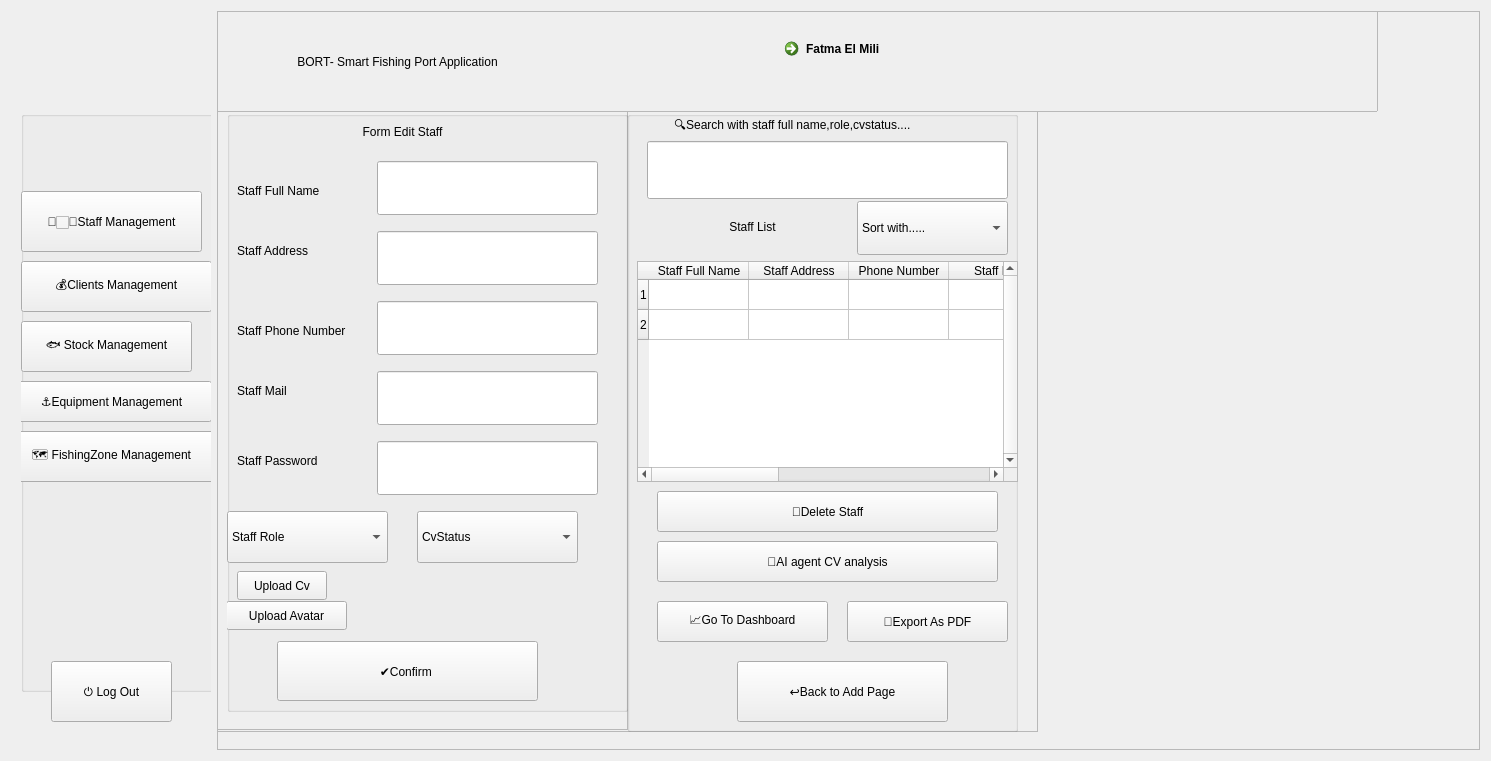
     <widget class="QWidget" name="layoutWidget_2">
      <property name="geometry">
       <rect>
        <x>0</x>
        <y>-10</y>
        <width>1491</width>
        <height>761</height>
       </rect>
      </property>
      <layout class="QHBoxLayout" name="horizontalLayout_4">
       <item>
        <widget class="QFrame" name="sidebarMenu_U">
         <property name="minimumSize">
          <size>
           <width>200</width>
           <height>0</height>
          </size>
         </property>
         <property name="maximumSize">
          <size>
           <width>200</width>
           <height>16777215</height>
          </size>
         </property>
         <property name="frameShape">
          <enum>QFrame::Shape::NoFrame</enum>
         </property>
         <property name="frameShadow">
          <enum>QFrame::Shadow::Raised</enum>
         </property>
         <widget class="QGroupBox" name="groupBox_U">
          <property name="geometry">
           <rect>
            <x>10</x>
            <y>100</y>
            <width>200</width>
            <height>581</height>
           </rect>
          </property>
          <property name="minimumSize">
           <size>
            <width>200</width>
            <height>0</height>
           </size>
          </property>
          <property name="maximumSize">
           <size>
            <width>200</width>
            <height>16777215</height>
           </size>
          </property>
          <property name="title">
           <string/>
          </property>
          <widget class="QPushButton" name="staffmanagementBTN_U">
           <property name="geometry">
            <rect>
             <x>0</x>
             <y>80</y>
             <width>181</width>
             <height>61</height>
            </rect>
           </property>
           <property name="text">
            <string>👩🏻‍💼Staff Management</string>
           </property>
           <property name="active" stdset="0">
            <bool>true</bool>
           </property>
          </widget>
          <widget class="QPushButton" name="clientsmanagementBTN_U">
           <property name="geometry">
            <rect>
             <x>0</x>
             <y>150</y>
             <width>191</width>
             <height>51</height>
            </rect>
           </property>
           <property name="text">
            <string>💰Clients Management</string>
           </property>
          </widget>
          <widget class="QPushButton" name="stockmanagementBTN_U">
           <property name="geometry">
            <rect>
             <x>0</x>
             <y>210</y>
             <width>171</width>
             <height>51</height>
            </rect>
           </property>
           <property name="text">
            <string>🐟 Stock Management</string>
           </property>
          </widget>
          <widget class="QPushButton" name="fishingzonemanagementBTN_U">
           <property name="geometry">
            <rect>
             <x>-20</x>
             <y>320</y>
             <width>221</width>
             <height>51</height>
            </rect>
           </property>
           <property name="text">
            <string>🗺️ FishingZone Management</string>
           </property>
          </widget>
          <widget class="QPushButton" name="equipmentmanagementBTN_U">
           <property name="geometry">
            <rect>
             <x>-10</x>
             <y>270</y>
             <width>201</width>
             <height>41</height>
            </rect>
           </property>
           <property name="text">
            <string>⚓Equipment Management</string>
           </property>
          </widget>
         </widget>
         <widget class="QLabel" name="logoheader_U">
          <property name="geometry">
           <rect>
            <x>0</x>
            <y>10</y>
            <width>181</width>
            <height>151</height>
           </rect>
          </property>
          <property name="text">
           <string/>
          </property>
          <property name="pixmap">
           <pixmap resource="Ressources.qrc">:/Images/logoHeader1.png</pixmap>
          </property>
         </widget>
         <widget class="QPushButton" name="logOutBTN_U">
          <property name="geometry">
           <rect>
            <x>40</x>
            <y>650</y>
            <width>121</width>
            <height>61</height>
           </rect>
          </property>
          <property name="text">
           <string>⏻ Log Out</string>
          </property>
         </widget>
        </widget>
       </item>
       <item>
        <widget class="QFrame" name="contenumain_U">
         <property name="frameShape">
          <enum>QFrame::Shape::StyledPanel</enum>
         </property>
         <property name="frameShadow">
          <enum>QFrame::Shadow::Raised</enum>
         </property>
         <property name="active" stdset="0">
          <bool>true</bool>
         </property>
         <widget class="QWidget" name="verticalLayoutWidget_4">
          <property name="geometry">
           <rect>
            <x>-270</x>
            <y>0</y>
            <width>1431</width>
            <height>101</height>
           </rect>
          </property>
          <layout class="QVBoxLayout" name="verticalLayout_5">
           <item>
            <widget class="QFrame" name="header_U">
             <property name="frameShape">
              <enum>QFrame::Shape::StyledPanel</enum>
             </property>
             <property name="frameShadow">
              <enum>QFrame::Shadow::Raised</enum>
             </property>
             <widget class="QLabel" name="titreHeader_U">
              <property name="geometry">
               <rect>
                <x>220</x>
                <y>20</y>
                <width>461</width>
                <height>61</height>
               </rect>
              </property>
              <property name="text">
               <string>BORT- Smart Fishing Port Application</string>
              </property>
              <property name="alignment">
               <set>Qt::AlignmentFlag::AlignCenter</set>
              </property>
             </widget>
             <widget class="QCommandLinkButton" name="userprofiledetails_U">
              <property name="geometry">
               <rect>
                <x>830</x>
                <y>20</y>
                <width>211</width>
                <height>51</height>
               </rect>
              </property>
              <property name="text">
               <string>Fatma El Mili</string>
              </property>
             </widget>
             <widget class="QLabel" name="avatar_U">
              <property name="geometry">
               <rect>
                <x>990</x>
                <y>20</y>
                <width>46</width>
                <height>46</height>
               </rect>
              </property>
              <property name="text">
               <string/>
              </property>
              <property name="pixmap">
               <pixmap resource="Ressources.qrc">:/Images/avatar.png</pixmap>
              </property>
             </widget>
            </widget>
           </item>
          </layout>
         </widget>
         <widget class="QWidget" name="layoutWidget_3">
          <property name="geometry">
           <rect>
            <x>-10</x>
            <y>100</y>
            <width>831</width>
            <height>621</height>
           </rect>
          </property>
          <layout class="QHBoxLayout" name="horizontalLayout_5">
           <item>
            <widget class="QFrame" name="liststaff_U">
             <property name="frameShape">
              <enum>QFrame::Shape::StyledPanel</enum>
             </property>
             <property name="frameShadow">
              <enum>QFrame::Shadow::Raised</enum>
             </property>
             <widget class="QFrame" name="formAddStaff_U">
              <property name="geometry">
               <rect>
                <x>10</x>
                <y>0</y>
                <width>411</width>
                <height>619</height>
               </rect>
              </property>
              <property name="frameShape">
               <enum>QFrame::Shape::StyledPanel</enum>
              </property>
              <property name="frameShadow">
               <enum>QFrame::Shadow::Raised</enum>
              </property>
              <widget class="QGroupBox" name="formcontdd_U">
               <property name="geometry">
                <rect>
                 <x>10</x>
                 <y>0</y>
                 <width>401</width>
                 <height>601</height>
                </rect>
               </property>
               <property name="title">
                <string/>
               </property>
               <widget class="QLabel" name="labeladdstaff_U">
                <property name="geometry">
                 <rect>
                  <x>100</x>
                  <y>0</y>
                  <width>151</width>
                  <height>41</height>
                 </rect>
                </property>
                <property name="text">
                 <string>Form Edit Staff</string>
                </property>
                <property name="alignment">
                 <set>Qt::AlignmentFlag::AlignCenter</set>
                </property>
               </widget>
               <widget class="QComboBox" name="role_U">
                <property name="geometry">
                 <rect>
                  <x>0</x>
                  <y>400</y>
                  <width>161</width>
                  <height>52</height>
                 </rect>
                </property>
                <item>
                 <property name="text">
                  <string>Staff Role</string>
                 </property>
                </item>
                <item>
                 <property name="text">
                  <string>Admin</string>
                 </property>
                </item>
                <item>
                 <property name="text">
                  <string>An accountant</string>
                 </property>
                </item>
                <item>
                 <property name="text">
                  <string>Human resource</string>
                 </property>
                </item>
                <item>
                 <property name="text">
                  <string>Regulatory manager</string>
                 </property>
                </item>
                <item>
                 <property name="text">
                  <string>Fisherman</string>
                 </property>
                </item>
                <item>
                 <property name="text">
                  <string>Security</string>
                 </property>
                </item>
                <item>
                 <property name="text">
                  <string/>
                 </property>
                </item>
               </widget>
               <widget class="QLabel" name="staffnamelabel_U">
                <property name="geometry">
                 <rect>
                  <x>10</x>
                  <y>70</y>
                  <width>131</width>
                  <height>20</height>
                 </rect>
                </property>
                <property name="text">
                 <string>Staff Full Name</string>
                </property>
               </widget>
               <widget class="QLineEdit" name="staffnameedit_U">
                <property name="geometry">
                 <rect>
                  <x>150</x>
                  <y>50</y>
                  <width>221</width>
                  <height>54</height>
                 </rect>
                </property>
               </widget>
               <widget class="QLabel" name="staffaddresslabel_U">
                <property name="geometry">
                 <rect>
                  <x>10</x>
                  <y>130</y>
                  <width>111</width>
                  <height>20</height>
                 </rect>
                </property>
                <property name="text">
                 <string>Staff Address</string>
                </property>
               </widget>
               <widget class="QLineEdit" name="staffaddressedit_U">
                <property name="geometry">
                 <rect>
                  <x>150</x>
                  <y>120</y>
                  <width>221</width>
                  <height>54</height>
                 </rect>
                </property>
               </widget>
               <widget class="QLabel" name="tellabel_U">
                <property name="geometry">
                 <rect>
                  <x>10</x>
                  <y>210</y>
                  <width>141</width>
                  <height>20</height>
                 </rect>
                </property>
                <property name="text">
                 <string>Staff Phone Number</string>
                </property>
               </widget>
               <widget class="QLineEdit" name="teledit_U">
                <property name="geometry">
                 <rect>
                  <x>150</x>
                  <y>190</y>
                  <width>221</width>
                  <height>54</height>
                 </rect>
                </property>
               </widget>
               <widget class="QLabel" name="maillabel_U">
                <property name="geometry">
                 <rect>
                  <x>10</x>
                  <y>270</y>
                  <width>151</width>
                  <height>20</height>
                 </rect>
                </property>
                <property name="text">
                 <string>Staff Mail</string>
                </property>
               </widget>
               <widget class="QLineEdit" name="mailedit_U">
                <property name="geometry">
                 <rect>
                  <x>150</x>
                  <y>260</y>
                  <width>221</width>
                  <height>54</height>
                 </rect>
                </property>
               </widget>
               <widget class="QComboBox" name="cvstat_U">
                <property name="geometry">
                 <rect>
                  <x>190</x>
                  <y>400</y>
                  <width>161</width>
                  <height>52</height>
                 </rect>
                </property>
                <item>
                 <property name="text">
                  <string>CvStatus</string>
                 </property>
                </item>
                <item>
                 <property name="text">
                  <string>Rejected</string>
                 </property>
                </item>
                <item>
                 <property name="text">
                  <string>Accepted</string>
                 </property>
                </item>
                <item>
                 <property name="text">
                  <string>Pending</string>
                 </property>
                </item>
                <item>
                 <property name="text">
                  <string/>
                 </property>
                </item>
                <item>
                 <property name="text">
                  <string/>
                 </property>
                </item>
                <item>
                 <property name="text">
                  <string/>
                 </property>
                </item>
                <item>
                 <property name="text">
                  <string/>
                 </property>
                </item>
                <item>
                 <property name="text">
                  <string/>
                 </property>
                </item>
               </widget>
               <widget class="QLabel" name="passlab_U">
                <property name="geometry">
                 <rect>
                  <x>10</x>
                  <y>340</y>
                  <width>141</width>
                  <height>20</height>
                 </rect>
                </property>
                <property name="text">
                 <string>Staff Password</string>
                </property>
               </widget>
               <widget class="QLineEdit" name="passlab_U_2">
                <property name="geometry">
                 <rect>
                  <x>150</x>
                  <y>330</y>
                  <width>221</width>
                  <height>54</height>
                 </rect>
                </property>
               </widget>
               <widget class="QPushButton" name="ubploacvbtn_U">
                <property name="geometry">
                 <rect>
                  <x>10</x>
                  <y>460</y>
                  <width>90</width>
                  <height>29</height>
                 </rect>
                </property>
                <property name="text">
                 <string>Upload Cv</string>
                </property>
               </widget>
               <widget class="QPushButton" name="addstaffbtn_U">
                <property name="geometry">
                 <rect>
                  <x>50</x>
                  <y>530</y>
                  <width>261</width>
                  <height>60</height>
                 </rect>
                </property>
                <property name="text">
                 <string>✔️Confirm </string>
                </property>
               </widget>
               <widget class="QLabel" name="cvpathEdit_U">
                <property name="geometry">
                 <rect>
                  <x>120</x>
                  <y>470</y>
                  <width>271</width>
                  <height>20</height>
                 </rect>
                </property>
                <property name="text">
                 <string/>
                </property>
                <property name="alignment">
                 <set>Qt::AlignmentFlag::AlignCenter</set>
                </property>
               </widget>
               <widget class="QPushButton" name="ubploavatarbtn_U">
                <property name="geometry">
                 <rect>
                  <x>-1</x>
                  <y>490</y>
                  <width>121</width>
                  <height>29</height>
                 </rect>
                </property>
                <property name="text">
                 <string>Upload Avatar</string>
                </property>
               </widget>
               <widget class="QLabel" name="avatarpathEdit_U">
                <property name="geometry">
                 <rect>
                  <x>130</x>
                  <y>490</y>
                  <width>271</width>
                  <height>20</height>
                 </rect>
                </property>
                <property name="text">
                 <string/>
                </property>
                <property name="alignment">
                 <set>Qt::AlignmentFlag::AlignCenter</set>
                </property>
               </widget>
              </widget>
             </widget>
             <widget class="QGroupBox" name="liststaffff_U">
              <property name="geometry">
               <rect>
                <x>420</x>
                <y>0</y>
                <width>391</width>
                <height>621</height>
               </rect>
              </property>
              <property name="title">
               <string/>
              </property>
              <widget class="QLineEdit" name="staffsearchbarre_U">
               <property name="geometry">
                <rect>
                 <x>20</x>
                 <y>30</y>
                 <width>361</width>
                 <height>58</height>
                </rect>
               </property>
               <property name="text">
                <string/>
               </property>
              </widget>
              <widget class="QComboBox" name="sortstaff_U">
               <property name="geometry">
                <rect>
                 <x>230</x>
                 <y>90</y>
                 <width>151</width>
                 <height>54</height>
                </rect>
               </property>
               <item>
                <property name="text">
                 <string>Sort with.....</string>
                </property>
               </item>
               <item>
                <property name="text">
                 <string>Staff Full Name</string>
                </property>
               </item>
               <item>
                <property name="text">
                 <string>Staff Role</string>
                </property>
               </item>
               <item>
                <property name="text">
                 <string>Staff CvStatus</string>
                </property>
               </item>
              </widget>
              <widget class="QLabel" name="stafflistlabel_U">
               <property name="geometry">
                <rect>
                 <x>30</x>
                 <y>90</y>
                 <width>191</width>
                 <height>51</height>
                </rect>
               </property>
               <property name="text">
                <string>Staff List</string>
               </property>
               <property name="alignment">
                <set>Qt::AlignmentFlag::AlignCenter</set>
               </property>
              </widget>
              <widget class="QTableWidget" name="tablestaff_U">
               <property name="geometry">
                <rect>
                 <x>10</x>
                 <y>150</y>
                 <width>381</width>
                 <height>221</height>
                </rect>
               </property>
               <property name="verticalScrollBarPolicy">
                <enum>Qt::ScrollBarPolicy::ScrollBarAlwaysOn</enum>
               </property>
               <property name="horizontalScrollBarPolicy">
                <enum>Qt::ScrollBarPolicy::ScrollBarAlwaysOn</enum>
               </property>
               <property name="rowCount">
                <number>2</number>
               </property>
               <property name="columnCount">
                <number>8</number>
               </property>
               <row/>
               <row/>
               <column>
                <property name="text">
                 <string>Staff Full Name</string>
                </property>
               </column>
               <column>
                <property name="text">
                 <string>Staff Address</string>
                </property>
               </column>
               <column>
                <property name="text">
                 <string>Phone Number</string>
                </property>
               </column>
               <column>
                <property name="text">
                 <string>Staff Mail</string>
                </property>
               </column>
               <column>
                <property name="text">
                 <string>Staff Password</string>
                </property>
               </column>
               <column>
                <property name="text">
                 <string>Staff Role</string>
                </property>
               </column>
               <column>
                <property name="text">
                 <string>Cv Status</string>
                </property>
               </column>
               <column>
                <property name="text">
                 <string>Cv</string>
                </property>
               </column>
              </widget>
              <widget class="QPushButton" name="deletestaffbtn_U">
               <property name="geometry">
                <rect>
                 <x>30</x>
                 <y>380</y>
                 <width>341</width>
                 <height>41</height>
                </rect>
               </property>
               <property name="text">
                <string>🚯Delete Staff</string>
               </property>
              </widget>
              <widget class="QPushButton" name="cvanalysebtn_U">
               <property name="geometry">
                <rect>
                 <x>30</x>
                 <y>430</y>
                 <width>341</width>
                 <height>41</height>
                </rect>
               </property>
               <property name="text">
                <string>🤖AI agent CV analysis</string>
               </property>
              </widget>
              <widget class="QPushButton" name="staticbtn_U">
               <property name="geometry">
                <rect>
                 <x>30</x>
                 <y>490</y>
                 <width>171</width>
                 <height>41</height>
                </rect>
               </property>
               <property name="text">
                <string>📈Go To Dashboard</string>
               </property>
              </widget>
              <widget class="QPushButton" name="exportpdfstaffbtn_U">
               <property name="geometry">
                <rect>
                 <x>220</x>
                 <y>490</y>
                 <width>161</width>
                 <height>41</height>
                </rect>
               </property>
               <property name="text">
                <string>📝Export As PDF</string>
               </property>
              </widget>
              <widget class="QPushButton" name="backWbtn_U">
               <property name="geometry">
                <rect>
                 <x>110</x>
                 <y>550</y>
                 <width>211</width>
                 <height>61</height>
                </rect>
               </property>
               <property name="text">
                <string>↩️Back to Add Page</string>
               </property>
              </widget>
              <widget class="QLabel" name="searchlabel_U">
               <property name="geometry">
                <rect>
                 <x>-30</x>
                 <y>0</y>
                 <width>391</width>
                 <height>31</height>
                </rect>
               </property>
               <property name="text">
                <string>🔍Search with staff full name,role,cvstatus....</string>
               </property>
               <property name="alignment">
                <set>Qt::AlignmentFlag::AlignCenter</set>
               </property>
              </widget>
             </widget>
            </widget>
           </item>
          </layout>
         </widget>
        </widget>
       </item>
      </layout>
     </widget>
